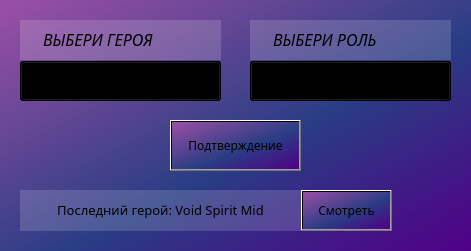
<?xml version="1.0" encoding="UTF-8"?>
<ui version="4.0">
 <class>MainWindow</class>
 <widget class="QMainWindow" name="MainWindow">
  <property name="geometry">
   <rect>
    <x>0</x>
    <y>0</y>
    <width>471</width>
    <height>251</height>
   </rect>
  </property>
  <property name="minimumSize">
   <size>
    <width>471</width>
    <height>251</height>
   </size>
  </property>
  <property name="maximumSize">
   <size>
    <width>471</width>
    <height>251</height>
   </size>
  </property>
  <property name="windowTitle">
   <string>MainWindow</string>
  </property>
  <property name="styleSheet">
   <string notr="true">background-color: qlineargradient(spread:pad, x1:1, y1:1, x2:0, y2:0, stop:0 rgba(81, 0, 135, 255), stop:0.427447 rgba(41, 61, 132, 235), stop:1 rgba(155, 79, 165, 255));
font-family: Arial Black;</string>
  </property>
  <widget class="QWidget" name="centralwidget">
   <widget class="QLabel" name="vibor_geroya">
    <property name="geometry">
     <rect>
      <x>43</x>
      <y>20</y>
      <width>178</width>
      <height>40</height>
     </rect>
    </property>
    <property name="styleSheet">
     <string notr="true">background-color:rgba(255,255,255,40)
</string>
    </property>
    <property name="text">
     <string>&lt;html&gt;&lt;head/&gt;&lt;body&gt;&lt;p&gt;&lt;span style=&quot; font-size:12pt; font-style:italic;&quot;&gt;ВЫБЕРИ ГЕРОЯ&lt;/span&gt;&lt;/p&gt;&lt;/body&gt;&lt;/html&gt;</string>
    </property>
   </widget>
   <widget class="QLabel" name="icon_vibor_geroya">
    <property name="enabled">
     <bool>true</bool>
    </property>
    <property name="geometry">
     <rect>
      <x>20</x>
      <y>20</y>
      <width>23</width>
      <height>40</height>
     </rect>
    </property>
    <property name="mouseTracking">
     <bool>true</bool>
    </property>
    <property name="styleSheet">
     <string notr="true">background-color:rgba(255,255,255,40)
</string>
    </property>
    <property name="text">
     <string notr="true"/>
    </property>
    <property name="pixmap">
     <pixmap resource="res.qrc">:/icons/icons/sensor_occupied_24dp_FILL0_wght400_GRAD0_opsz24.svg</pixmap>
    </property>
   </widget>
   <widget class="QLabel" name="icon_vibor_roli">
    <property name="geometry">
     <rect>
      <x>250</x>
      <y>20</y>
      <width>23</width>
      <height>40</height>
     </rect>
    </property>
    <property name="styleSheet">
     <string notr="true">background-color:rgba(255,255,255,40)
</string>
    </property>
    <property name="text">
     <string/>
    </property>
    <property name="pixmap">
     <pixmap resource="res.qrc">:/icons/icons/radar_24dp_FILL0_wght400_GRAD0_opsz24.svg</pixmap>
    </property>
   </widget>
   <widget class="QLabel" name="vibor_roli">
    <property name="geometry">
     <rect>
      <x>273</x>
      <y>20</y>
      <width>178</width>
      <height>40</height>
     </rect>
    </property>
    <property name="styleSheet">
     <string notr="true">background-color:rgba(255,255,255,40)
</string>
    </property>
    <property name="text">
     <string>&lt;html&gt;&lt;head/&gt;&lt;body&gt;&lt;p&gt;&lt;span style=&quot; font-size:12pt; font-style:italic;&quot;&gt;ВЫБЕРИ РОЛЬ&lt;/span&gt;&lt;/p&gt;&lt;/body&gt;&lt;/html&gt;</string>
    </property>
   </widget>
   <widget class="QComboBox" name="hero_choose">
    <property name="geometry">
     <rect>
      <x>20</x>
      <y>61</y>
      <width>201</width>
      <height>40</height>
     </rect>
    </property>
    <item>
     <property name="text">
      <string>Пусто</string>
     </property>
    </item>
    <item>
     <property name="text">
      <string>Anti Mage</string>
     </property>
    </item>
    <item>
     <property name="text">
      <string>Arc Warden</string>
     </property>
    </item>
    <item>
     <property name="text">
      <string>Ember Spirit</string>
     </property>
    </item>
    <item>
     <property name="text">
      <string>Hoodwing</string>
     </property>
    </item>
    <item>
     <property name="text">
      <string>Marci</string>
     </property>
    </item>
    <item>
     <property name="text">
      <string>Pudge</string>
     </property>
    </item>
    <item>
     <property name="text">
      <string>Naga Siren</string>
     </property>
    </item>
    <item>
     <property name="text">
      <string>Shadowfiend</string>
     </property>
    </item>
    <item>
     <property name="text">
      <string>Slark</string>
     </property>
    </item>
    <item>
     <property name="text">
      <string>Templar Assassin</string>
     </property>
    </item>
    <item>
     <property name="text">
      <string>Void Spirit</string>
     </property>
    </item>
   </widget>
   <widget class="QComboBox" name="rule_choose">
    <property name="geometry">
     <rect>
      <x>250</x>
      <y>61</y>
      <width>201</width>
      <height>40</height>
     </rect>
    </property>
    <item>
     <property name="text">
      <string>Пусто</string>
     </property>
    </item>
    <item>
     <property name="text">
      <string>Мид</string>
     </property>
    </item>
    <item>
     <property name="text">
      <string>Керри</string>
     </property>
    </item>
    <item>
     <property name="text">
      <string>Оффлейнер</string>
     </property>
    </item>
    <item>
     <property name="text">
      <string>Софт-Саппорт</string>
     </property>
    </item>
    <item>
     <property name="text">
      <string>Фулл-Саппорт</string>
     </property>
    </item>
   </widget>
   <widget class="QPushButton" name="confirm">
    <property name="geometry">
     <rect>
      <x>170</x>
      <y>120</y>
      <width>131</width>
      <height>51</height>
     </rect>
    </property>
    <property name="text">
     <string>Подтверждение</string>
    </property>
   </widget>
   <widget class="QPushButton" name="rewatch">
    <property name="geometry">
     <rect>
      <x>301</x>
      <y>190</y>
      <width>91</width>
      <height>41</height>
     </rect>
    </property>
    <property name="text">
     <string>Смотреть</string>
    </property>
    <property name="icon">
     <iconset resource="res.qrc">
      <normaloff>:/icons/icons/refresh_24dp_FILL0_wght400_GRAD0_opsz24.png</normaloff>:/icons/icons/refresh_24dp_FILL0_wght400_GRAD0_opsz24.png</iconset>
    </property>
   </widget>
   <widget class="QLabel" name="label">
    <property name="geometry">
     <rect>
      <x>20</x>
      <y>190</y>
      <width>281</width>
      <height>41</height>
     </rect>
    </property>
    <property name="styleSheet">
     <string notr="true">background-color:rgba(255,255,255,40)
</string>
    </property>
    <property name="text">
     <string>&lt;html&gt;&lt;head/&gt;&lt;body&gt;&lt;p align=&quot;center&quot;&gt;&lt;span style=&quot; font-size:10pt;&quot;&gt;Последний герой: Void Spirit Mid&lt;/span&gt;&lt;/p&gt;&lt;/body&gt;&lt;/html&gt;</string>
    </property>
   </widget>
  </widget>
 </widget>
 <resources>
  <include location="res.qrc"/>
 </resources>
 <connections/>
</ui>
